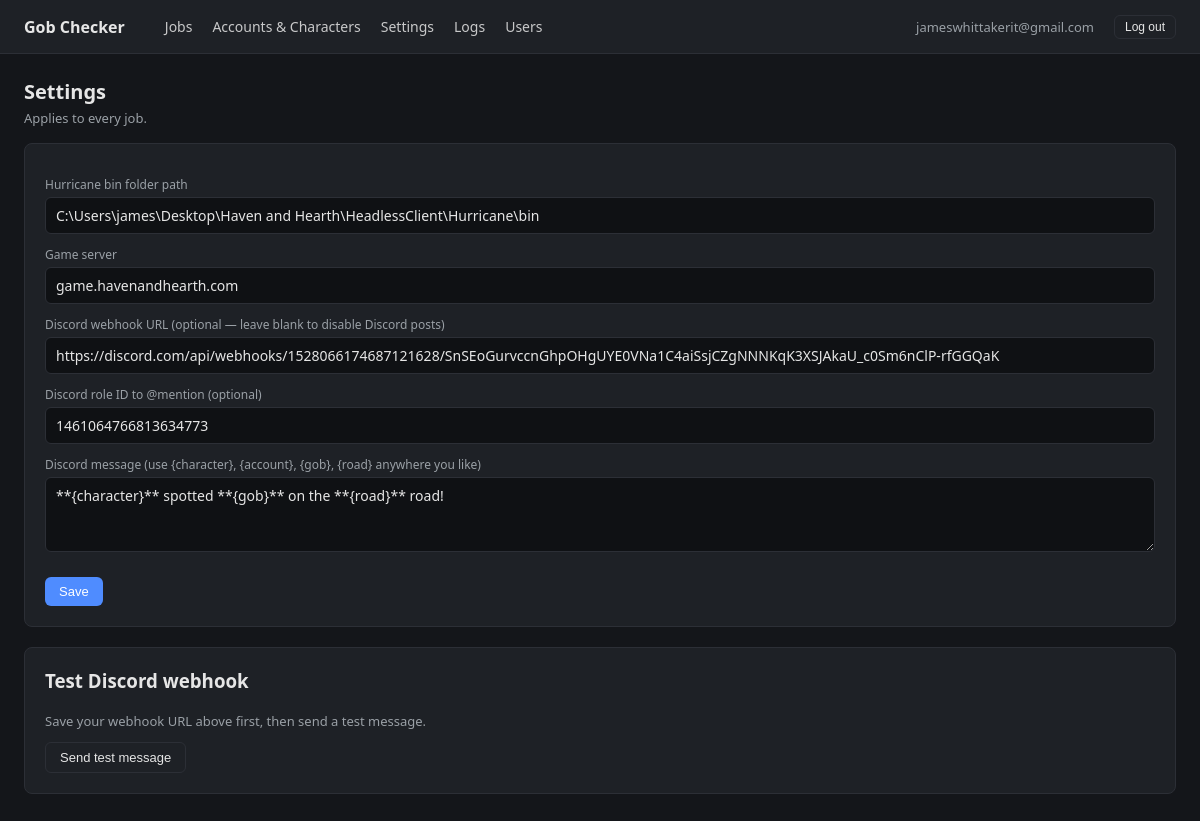
The app's page /settings (signed in), older data.
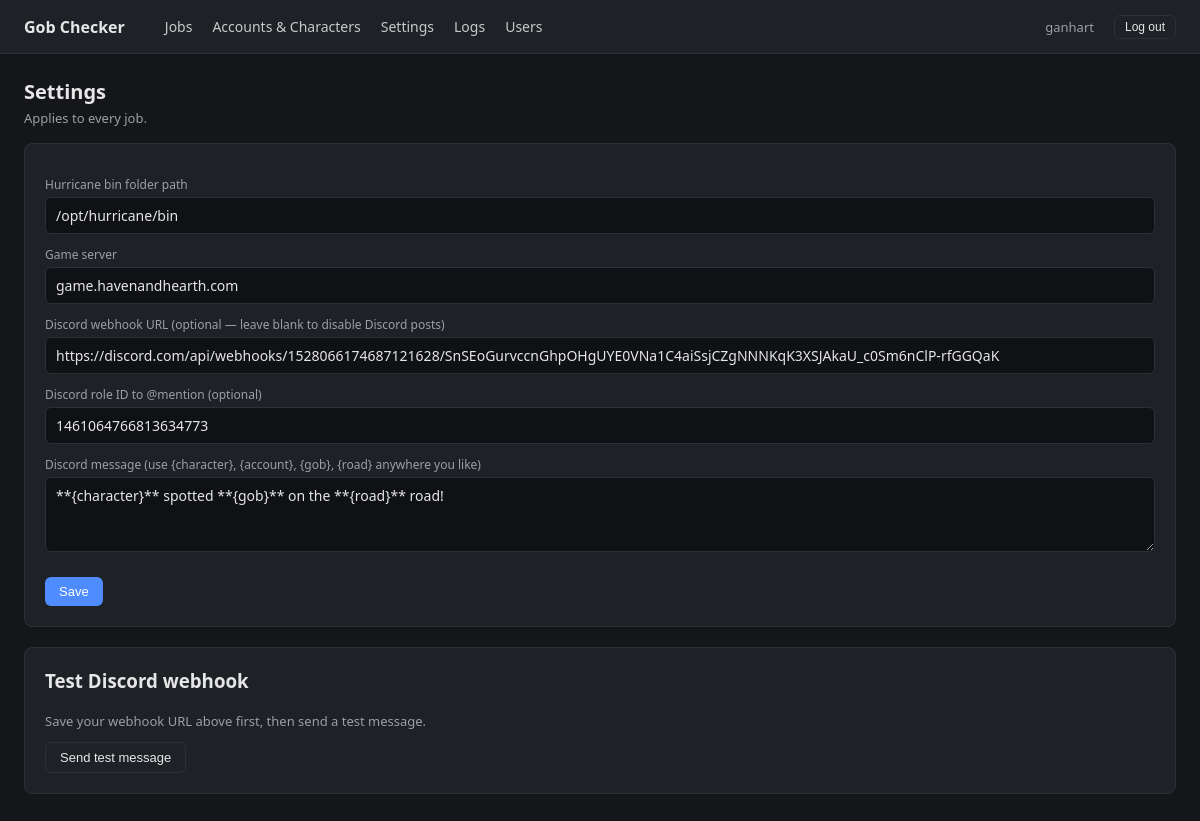
The same page, newer data.
### tables this page shows
CREATE TABLE users (
    id INTEGER PRIMARY KEY AUTOINCREMENT,
    email TEXT NOT NULL UNIQUE,
    password_hash TEXT NOT NULL,
    is_admin INTEGER NOT NULL DEFAULT 0,
    is_approved INTEGER NOT NULL DEFAULT 0,
    created_at TEXT NOT NULL
);

CREATE TABLE settings (
    key TEXT PRIMARY KEY,
    value TEXT
);

### app.py (the view, shortened to what this page needs)
@app.route("/settings", methods=["GET", "POST"])
@login_required
def settings():
    return render_template(
        "settings.html",
        bindir=db.get_setting("bindir", ""),
        server=db.get_setting("server", "game.havenandhearth.com"),
        discord_webhook_url=db.get_setting("discord_webhook_url", ""),
        discord_role_id=db.get_setting("discord_role_id", ""),
        discord_message_template=db.get_setting("discord_message_template", notifier.DEFAULT_TEMPLATE),
    )

### auth.py (called while the page is built)
@login_manager.user_loader
def load_user(user_id):
    row = db.get_user_by_id(int(user_id))
    if row is None:
        return None
    return User(row)

### db.py (called while the page is built)
@contextmanager
def get_conn():
    conn = sqlite3.connect(DB_PATH)
    conn.row_factory = sqlite3.Row
    conn.execute("PRAGMA foreign_keys = ON")
    try:
        yield conn
        conn.commit()
    finally:
        conn.close()

def get_setting(key, default=None):
    with get_conn() as conn:
        row = conn.execute("SELECT value FROM settings WHERE key = ?", (key,)).fetchone()
        return row["value"] if row else default

def get_user_by_id(user_id):
    with get_conn() as conn:
        return conn.execute("SELECT * FROM users WHERE id = ?", (user_id,)).fetchone()

### templates/settings.html (shortened to what this page needs)
{% extends "base.html" %}
{% block content %}
<h1>Settings</h1>
<div class="subtitle">Applies to every job.</div>
<div class="panel">
    <form method="post">
        <label>Hurricane bin folder path</label>
        <input name="bindir" value="{{ bindir }}"
               placeholder="C:\Users\you\Desktop\Haven and Hearth\HeadlessClient\Hurricane\bin" required>
        <label>Game server</label>
        <input name="server" value="{{ server }}" required>
        <label>Discord webhook URL (optional — leave blank to disable Discord posts)</label>
        <input name="discord_webhook_url" value="{{ discord_webhook_url }}"
               placeholder="https://discord.com/api/webhooks/...">
        <label>Discord role ID to @mention (optional)</label>
        <input name="discord_role_id" value="{{ discord_role_id }}"
               placeholder="e.g. 123456789012345678">
        <label>Discord message (use {character}, {account}, {gob}, {road} anywhere you like)</label>
        <textarea name="discord_message_template" rows="3" style="width:100%; resize:vertical;">{{ discord_message_template }}</textarea>
        <div style="margin-top:20px;">
            <button class="btn" type="submit">Save</button>
        </div>
    </form>
</div>
<div class="panel">
    <h3 style="margin-top:0;">Test Discord webhook</h3>
    <div class="subtitle" style="margin-bottom:12px;">Save your webhook URL above first, then send a test message.</div>
    <form method="post" action="{{ url_for('test_webhook') }}">
        <button class="btn secondary" type="submit">Send test message</button>
    </form>
</div>
{% endblock %}

### templates/base.html (shortened to what this page needs)
<!doctype html>
<html>
<head>
</head>
<body>
<nav>
    <span class="brand">Gob Checker</span>
    <a href="{{ url_for('index') }}">Jobs</a>
    <a href="{{ url_for('accounts') }}">Accounts &amp; Characters</a>
    <a href="{{ url_for('settings') }}">Settings</a>
    <a href="{{ url_for('logs') }}">Logs</a>
    {% if current_user.is_authenticated and current_user.is_admin %}
    <a href="{{ url_for('admin_users') }}">Users</a>
    {% endif %}
    {% if current_user.is_authenticated %}
    <span style="color:var(--muted); font-size:13px;">{{ current_user.email }}</span>
    <form method="post" action="{{ url_for('logout') }}" class="inline">
        <button class="btn small secondary" type="submit">Log out</button>
    </form>
    {% endif %}
</nav>
<main>
    {% block content %}{% endblock %}
</main>
</body>
</html>

Row changes from the older to the newer data that the page shows:
changed users: email "jameswhittakerit@gmail.com" → "ganhart"
changed settings: bindir "C:\\Users\\james\\Desktop\\Haven and Hearth\\HeadlessClient\\Hurricane\\bin" → "/opt/hurricane/bin"
